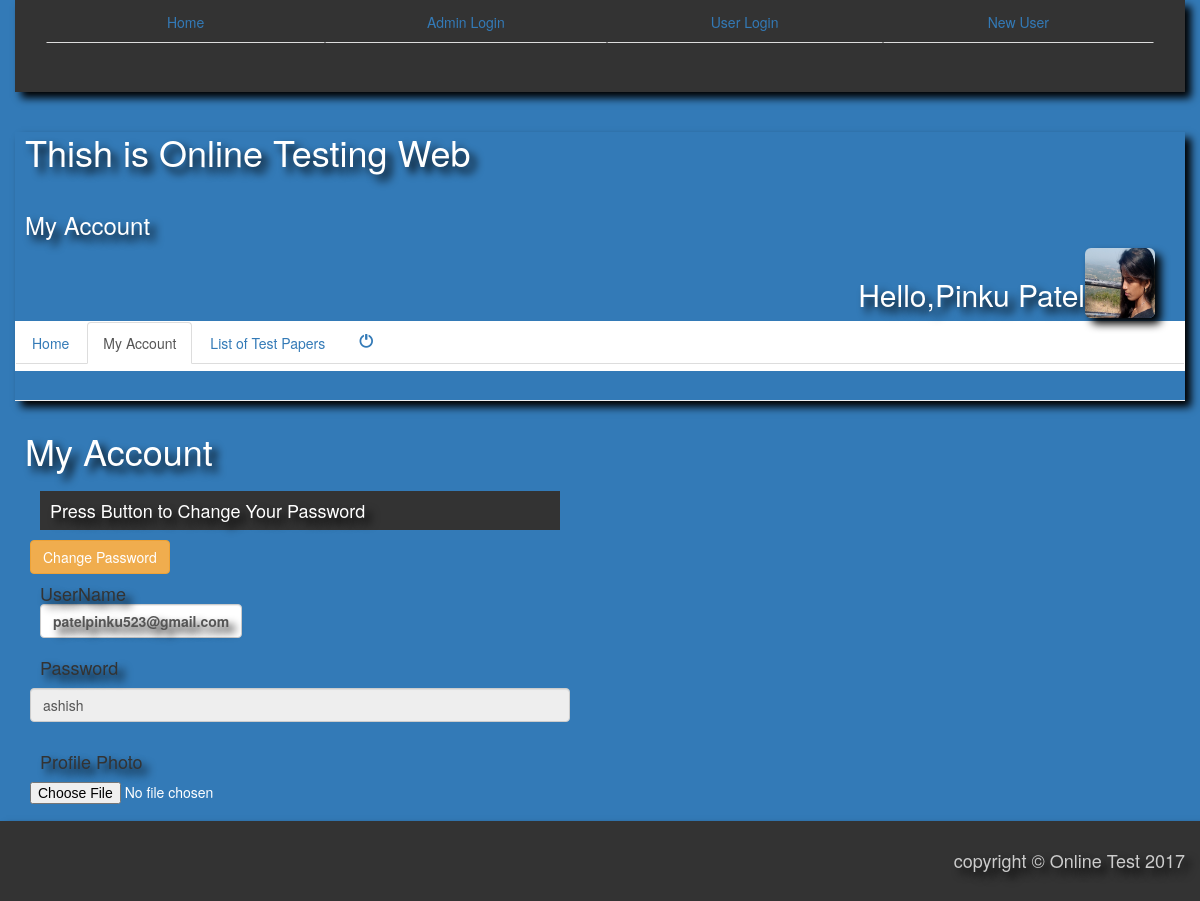
Page /myaccount.php (signed in) on the committed database.
### tables this page shows
CREATE TABLE IF NOT EXISTS `user` (
  `firstname` varchar(25) NOT NULL,
  `lastname` varchar(25) NOT NULL,
  `birthdate` varchar(25) NOT NULL,
  `gender` varchar(25) NOT NULL,
  `username` varchar(25) NOT NULL,
  `password` varchar(25) NOT NULL,
  `image` varchar(70) NOT NULL
);

### myaccount.php (the view, shortened to what this page needs)
<html>
<head>
 <link rel="stylesheet" type="text/css" href="bootstrap/css/bootstrap.min.css" />
 <link rel="stylesheet" type="text/css" href="css/manage.css" />
</head>
<body class="container bg-primary">
<div class="row">
<header class="container">
      <nav class="">
      <div id="nav" class="navbar navbar">
      <div class="navbar navbar-header">
      </div>
      <div class="navbar-collapse collapse" id="menu">
      <ul class="nav nav-tabs nav-justified navbar-right">
        <li class="nav" role="presentation"><a href="http://localhost/public_html/index.html">Home</a></li>
        <li class="nav" role="presentation"><a href="http://localhost/public_html/adminlogin.php">Admin Login</a></li>
        <li class="nav" role="presentation"><a href="http://localhost/public_html/userlogin.php">User Login</a></li>
        <li class="nav" role="presentation"><a href="http://localhost/public_html/registration.php">New User</a></li>
        </ul></div>
        </div></nav>
  </header>
  <?php
          $con=mysqli_connect('localhost','root');
          mysqli_select_db($con,'onlinetestdb');
          $q="select * from user where username='".$_SESSION['username']."'";
          $result=mysqli_query($con,$q);
          $row=mysqli_fetch_array($result);
          ?>
      <div class="container">
      <div class="row">
        <div id="header" class="page-header">
          <h1>Thish is Online Testing Web</h1><br/>
          <h3 class="">My Account</h3>
          <div class="container row" align="right">
          <img class=" img-rounded" src="<?php echo $row['image']; ?>" width="70px" height="70px" align="right"/>
          <br /><h2 id="hello">Hello,<?php echo $row['firstname'].' '.$row['lastname']; ?></h2>
          </div>
          <nav id="subnav" class="">
            <div class="navbar ">
              <ul class="nav nav-tabs">
          <li role="presentation" class=""><a href="http://localhost/public_html/home.php">Home</a></li>
          <li role="presentation" class="active"><a href="http://localhost/public_html/myaccount.php">My Account</a></li>
          <li role="presentation" class=""><a href="http://localhost/public_html/testlist.php">List of Test Papers</a></li>
          <li role="presentation" class=""><a href="http://localhost/public_html/logout.php"><span class="glyphicon glyphicon-off"></span></a></li>
           </ul>
            </div>
          </nav>
        </div>
        <div class="container">
        <div id="section" class="row">
          <h1>My Account</h1>
          <div class="container">
           <div class="row">
           <div class="container">
           <div class="row col-md-6">
            <h4><p class="" id="p1">Press Button to Change Your Password </p></h4>
            <button class="btn btn-warning" id="changepassword" onclick="changepassword()">Change Password</button>
            <form action="http://localhost/public_html/updateaccount.php" method="post" enctype="multipart/form-data">
               <div class="form-group">
               <label class="" id="u1"><h4>UserName<label class="form-control"><?php echo $_SESSION['username']; ?></label></h4></label><br />
               <label class="" id="u1"><h4>Password</h4></label>
               <input class="form-control" type="text" disabled value="<?php echo $row['password']; ?>" name="password" /><br/>
               <label class="" id="u1"><h4>Profile Photo</h4></label>
               <input class="" type="file" value="<?php echo $row['image']; ?>" name="myfile" />
               </div>
     </form></div></div>
       </div>
        </div></div></div>
      </div>
      </div>
      <div class="row">
  <footer>
        <div class="">
        <div id="footer" class="row">
         <h4>copyright &copy; Online Test 2017</h4>
        </div>
  </footer></div></div>
</body>
</html>

### css/manage.css (style rules this page uses)
body { background-repeat: no-repeat; font-family: sans-serif,g-saral1.TTF; opacity:; }
header,footer { color: #ccc; background-color: #333; padding: 20px; text-align: right; box-shadow: 6px 6px 8px black; }
header { height: auto; padding: 0px; margin: 0px; }
.nav-tabs { height:auto; padding: 0px; margin: 0px; border-radius:0px; }
.nav li { color:red; border-radius:0px; }
#section { min-height:400px; max-height:auto; }
#subnav { background-color: white; }
#header { box-shadow: 6px 6px 8px black; }
#p1 { background-color:#333; padding: 10px; }
#u1 { color:#333; margin: 0px; text-shadow:; }
img { margin: 0PX; box-shadow: 6px 6px 8px black; }
h1,h2,h3,h4,h5 { text-shadow: 6px 6px 8px black; margin: 10px; }
.page-header { box-shadow: 6px 6px 8px #333; }

### rows in the picture
user: image (picture), firstname "Pinku", lastname "Patel", password "ashish"

### other values in the picture
$_SESSION['username'] "patelpinku523@gmail.com"
